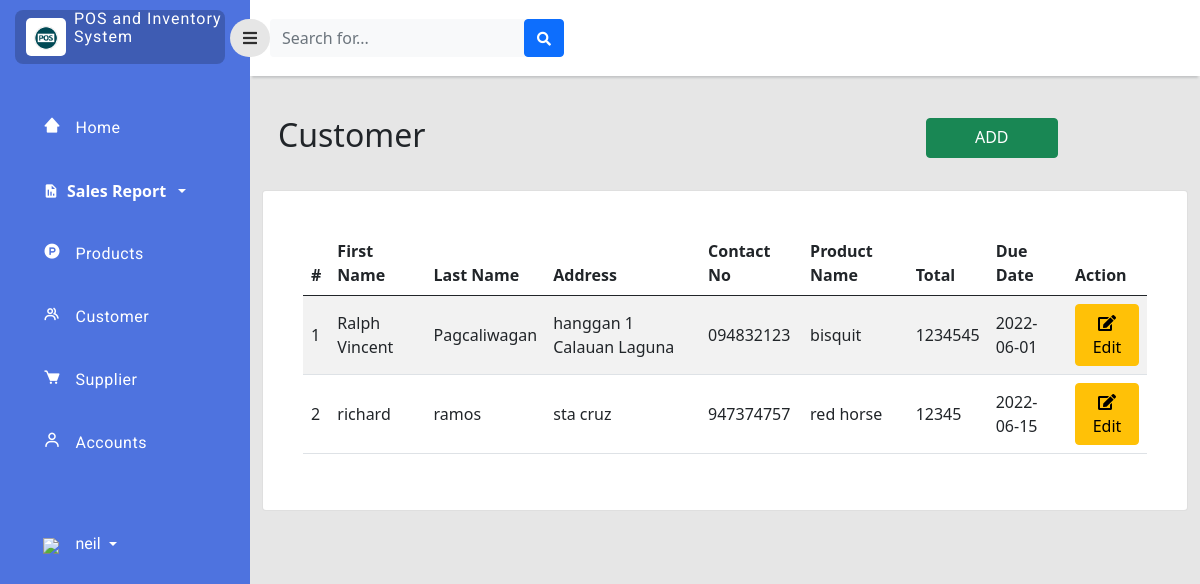
Page /php/customer.php (signed in) on the committed database.
### tables this page shows
CREATE TABLE `customers` (
  `customer_id` int(11) NOT NULL,
  `first_name` varchar(255) NOT NULL,
  `last_name` varchar(255) NOT NULL,
  `address` varchar(255) NOT NULL,
  `contact_no` varchar(255) NOT NULL,
  `product_name` varchar(255) NOT NULL,
  `expect_date` date NOT NULL,
  `total` varchar(255) NOT NULL
);

### php/customer.php (the view, shortened to what this page needs)
<?php
include '../connection.php';
?>
<!doctype html>
<html lang="en">
  <head>
    <link href="https://cdn.jsdelivr.net/npm/bootstrap@5.0.2/dist/css/bootstrap.min.css" rel="stylesheet"
>
    <link rel="stylesheet" type="text/css" href="../style/dash.css">
    <link
      href="https://cdnjs.cloudflare.com/ajax/libs/font-awesome/5.15.1/css/all.min.css"
      rel="stylesheet"
    />
    <link href='https://unpkg.com/boxicons@2.1.2/css/boxicons.min.css' rel='stylesheet'>
    </head>
    <body>
    <div class="page">
        <div class="sidebar">
            <div class="sidebar-header">
                <div class="sidebar-logo-container">
                    <div class="logo-container">
                        <img class="logo-sidebar" src="../image/logo.png" />
                    </div>
                    <div class="sys-name-container">
                        <p class="sys-name">
                            POS and Inventory<br />
                            <span class="brand-subname">
                                System
                            </span>
                        </p>
                    </div>
                </div>
            </div>
            <div class="sidebar-body">
                <ul class="navigation-list">
                    <li class="navigation-list-item">
                        <a class="navigation-link" href="dashboard.php">
                            <div class="row">
                                <div class="col-2">
                                    <i class='bx bxs-home-alt-2'></i>
                                </div>
                                <div class="col-9">
                                    Home
                                </div>
                            </div>
                        </a>
                    </li>
                    <li class="navigation-list-item">
                        <a href="#submenu1" data-bs-toggle="collapse" class="d-flex align-items-center text-white text-decoration-none dropdown-toggle" >
                            <i class='bx bxs-report bi'></i><span class="mx-2 text-white fs-6 fw-bold">Sales Report</span></a>
                    </li>
                    <li class="navigation-list-item">
                        <a class="navigation-link" href="product.php">
                            <div class="row">
                                <div class="col-2">
                                    <i class='bx bxl-product-hunt' ></i>
                                </div>
                                <div class="col-9">
                                    Products
                                </div>
                            </div>
                        </a>
                    </li>
                    <li class="navigation-list-item">
                        <a class="navigation-link" href="customer.php">
                            <div class="row">
                                <div class="col-2">
                                    <i class='bx bx-group'></i>
                                </div>
                                <div class="col-9">
                                    Customer
                                </div>
                            </div>
                        </a>
                    </li>
                    <li class="navigation-list-item">
                        <a class="navigation-link" href="supplier.php">
                            <div class="row">
                                <div class="col-2">
                                    <i class='bx bxs-cart' ></i>
                                </div>
                                <div class="col-9">
                                    Supplier
                                </div>
                            </div>
                        </a>
                    </li>
                    <li class="navigation-list-item">
                        <a class="navigation-link" href="user_manager.php">
                            <div class="row">
                                <div class="col-2">
                                    <i class='bx bx-user' ></i>
                                </div>
                                <div class="col-9">
                                    Accounts
                                </div>
                            </div>
                        </a>
                    </li>
                     <li class="navigation-list-item" style="margin-top: 25%;">
                        <div class="dropdown pb-1">
                            <a href="#" class="d-flex align-items-center text-white text-decoration-none dropdown-toggle" id="dropdownUser1" data-bs-toggle="dropdown" aria-expanded="false">
                                <div class="col-2">
                                    <img src="../image/user_35px.png" />
                                </div>
                                <span class="d-none d-sm-inline mx-1"><?php echo $_SESSION["username"];  ?></span>
                            </a>
                        </div>
                    </li>
                </ul>
            </div>
        </div>
        <div class="content">
            <div class="navigationBar">
                <button id="sidebarToggle" class="btn sidebarToggle">
                    <i class="fas fa-bars"></i>
                </button>
                <form class="d-none d-sm-inline-block form-inline mr-auto ml-md-3 my-2 my-md-0 mw-100 navbar-search">
                    <div class="input-group">
                        <input type="text" class="form-control bg-light border-0 small" placeholder="Search for..."aria-label="Search" aria-describedby="basic-addon2">
                        <div class="input-group-append">
                            <button class="btn btn-primary" type="button">
                                <i class="fas fa-search fa-sm"></i>
                            </button>
                        </div>
                    </div>
                </form>
            </div>
            <div class="col py-3 d-flex justify-content-center overflow-auto">
                <div class="container-fluid">
                    <div class="row">
                        <div class="col">
                            <br>
                            <h2 class="text-dark text-start ps-3">Customer<button type="button" class="btn btn-success px-5 pb-2" data-bs-toggle="modal" data-bs-target="#create" style="margin-left: 55%;">ADD</button></h2><br>
                        </div>
                    </div>
                    <div class="row">
                        <div class="col ">
                            <div class="card">
                                <div class="card-body rounded-3 m-4 table-responsive-sm">
                                    <table class="table table-striped align-middle">
                                        <thead>
                                            <tr>
                                                <th scope="col">#</th>
                                                <th scope="col">First Name</th>
                                                <th scope="col">Last Name</th>
                                                <th scope="col">Address</th>
                                                <th scope="col">Contact No</th>
                                                <th scope="col">Product Name</th>
                                                <th scope="col">Total</th>
                                                <th scope="col">Due Date</th>
                                                <th score="col">Action</th>
                                            </tr>
                                        </thead>
                                        <tbody>
                                            <?php
                                            $query_run = mysqli_query($con,"SELECT * FROM customers");
                                            while ($row=mysqli_fetch_assoc($query_run)) { ?>
                                            <tr>
                                                <td><?php echo $row['customer_id'];  ?></td>
                                                <td><?php echo $row['first_name'];  ?></td>
                                                <td><?php echo $row['last_name'];  ?></td>
                                                <td><?php echo $row['address'];  ?></td>
                                                <td><?php echo $row['contact_no'];  ?></td>
                                                <td><?php echo $row['product_name'];  ?></td>
                                                <td><?php echo $row['total'];  ?></td>
                                                <td><?php echo $row['expect_date'];  ?></td>
                                                <td>
                                                    <button class="btn btn-warning editbtn" data-toggle="modal" type="button"><i class="fas fa-edit" data-toggle="tooltip" title="edit"></i>Edit</button>
                                                </td>
                                            </tr>
                                        <?php }  ?>
                                        </tbody>
                                    </table>
                                </div>
                            </div>
                        </div>
                    </div>
                </div>
            </div>
        </div>
    </div>
</body>
</html>

### style/dash.css (style rules this page uses)
body { background-color: #e6e6e6; }
.page .sidebar { background: rgb(78, 115, 223); position: fixed; top: 0; left: 0; width: 250px; height: 100vh; overflow-y: auto; overflow-x: hidden; transition: all 0.3s ease; }
.page .content { margin-left: 250px; transition: all 0.3s ease; }
.navigationBar { background-color: white; height: 50px; display: flex; padding: 38px 0px; align-items: center; box-shadow: 0 4px 2px -2px #c5c6c7; }
.sidebarToggle { font-size: 16px; color: rgb(0, 0, 0, 0.8); margin-left: -20px; z-index: 999; border-radius: 50px; background-color: #e6e6e6; transition: all 0.3s ease; outline: none!important; box-shadow: none!important; }
.sidebar-header { padding: 10px 25px 10px 15px; }
.sidebar-logo-container { background-color: rgb(0, 0, 0, 0.2); border-radius: 8px; padding-left: 3px; display: flex; }
.logo-container { max-width: 40px; background-color: #fff; border-radius: 5px; margin: 8px; padding: 6px 8px; }
.logo-sidebar { width: 100%; height: auto; }
.sys-name { color: white; margin: 0px; line-height: 1.1rem; font-size: 16px; letter-spacing: 1px; font-family: 'Roboto', sans-serif; }
.navigation-list { list-style-type:none; padding: 0px 18px; margin-top: 30px; }
.navigation-list-item { padding: 12px 18px 12px 25px; margin: 15px 0px; border-radius: 8px; }
.navigation-link { color: #fff; letter-spacing: 0.5px; font-weight: 400; text-decoration: none; font-size: 16px; font-family: 'Roboto', sans-serif; }
.navigation-link i { font-size: 18px; color: #fff; }
.navigation-list-item .dropdown span { text-decoration: none; font-size: 16px; font-family: 'Roboto', sans-serif; }

### rows in the picture
customers: customer_id "1", first_name "Ralph Vincent", last_name "Pagcaliwagan", address "hanggan 1 Calauan Laguna", contact_no "094832123", product_name "bisquit", total "1234545", expect_date "2022-06-01"
customers: customer_id "2", first_name "richard", last_name "ramos", address "sta cruz", contact_no "947374757", product_name "red horse", total "12345", expect_date "2022-06-15"

### other values in the picture
$_SESSION["username"] "neil"
